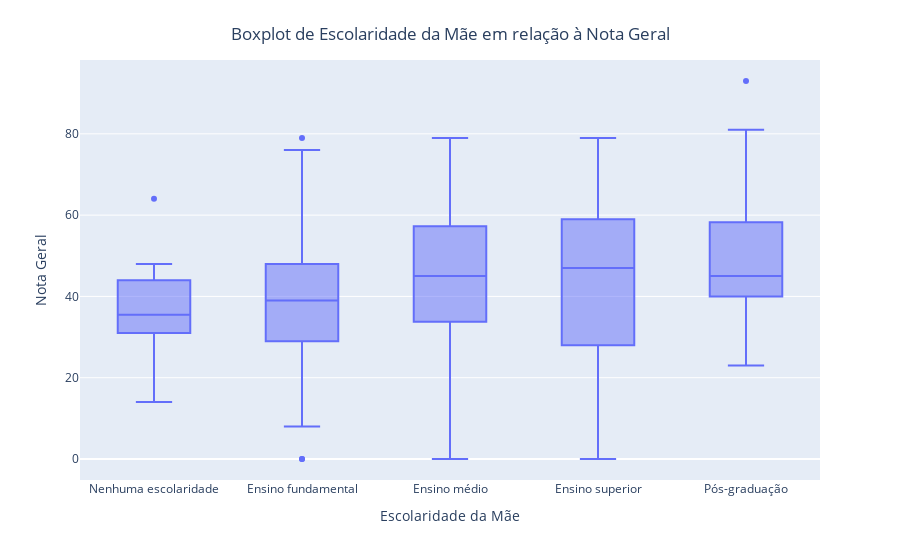

Notebook cell for this chart:
### Code cell
categorias = {
    'A': 'Nenhuma escolaridade',
    'B': 'Ensino fundamental',
    'C': 'Ensino fundamental',
    'D': 'Ensino médio',
    'E': 'Ensino superior',
    'F': 'Pós-graduação'
}

ordem_categorias = {'Nenhuma escolaridade': 1, 'Ensino fundamental': 2, 
                    'Ensino médio': 3, 'Ensino superior': 4, 'Pós-graduação': 5}

dados_explorados['Nota_geral'] = pd.to_numeric(dados_explorados['Nota_geral'], errors='coerce')
dados_explorados = dados_explorados.dropna(subset=['Nota_geral'])

dados_explorados['Categoria'] = dados_explorados['Escolaridade_mae'].map(categorias)

medianas = dados_explorados.groupby('Categoria')['Nota_geral'].median().reset_index()

medianas['ordem_categoria'] = medianas['Categoria'].map(ordem_categorias)
medianas = medianas.sort_values(by='ordem_categoria')

fig = px.box(dados_explorados, x='Categoria', y='Nota_geral', 
             labels={'Categoria': 'Escolaridade da Mãe', 'Nota_geral': 'Nota Geral'},
             category_orders={"Categoria": medianas['Categoria']})
fig.update_layout(title='Boxplot de Escolaridade da Mãe em relação à Nota Geral', title_x=0.5, title_y=0.95)
fig.show()

### Figure 1 — Plotly figure (JSON) as saved in the notebook; plotly's stock layout.template omitted (floating-point values rounded to 4 significant figures; data arrays with more than 128 entries replaced by an {"elided": "..."} marker saying what was removed)
{"data": [{"alignmentgroup": "True", "hovertemplate": "Escolaridade da Mãe=%{x}<br>Nota Geral=%{y}<extra></extra>", "legendgroup": "", "marker": {"color": "#636efa"}, "name": "", "notched": false, "offsetgroup": "", "orientation": "v", "showlegend": false, "type": "box", "x": {"elided": "354 str values"}, "x0": " ", "xaxis": "x", "y": {"elided": "354 int values"}, "y0": " ", "yaxis": "y"}], "layout": {"boxmode": "group", "legend": {"tracegroupgap": 0}, "margin": {"t": 60}, "title": {"text": "Boxplot de Escolaridade da Mãe em relação à Nota Geral", "x": 0.5, "y": 0.95}, "xaxis": {"anchor": "y", "categoryarray": ["Nenhuma escolaridade", "Ensino fundamental", "Ensino médio", "Ensino superior", "Pós-graduação"], "categoryorder": "array", "domain": [0, 1], "title": {"text": "Escolaridade da Mãe"}}, "yaxis": {"anchor": "x", "domain": [0, 1], "title": {"text": "Nota Geral"}}}}
